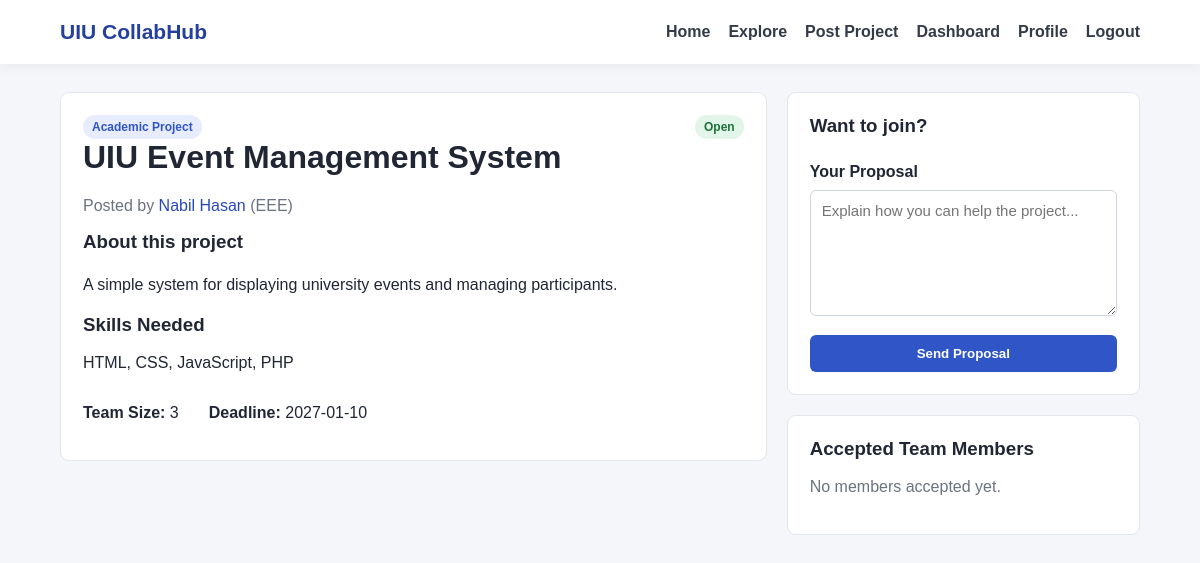
The page /project_details.php?id=3 (signed in) on the database its author committed.
### tables this page shows
CREATE TABLE IF NOT EXISTS projects (
    project_id INT PRIMARY KEY AUTO_INCREMENT,
    user_id INT NOT NULL,
    title VARCHAR(120) NOT NULL,
    project_type VARCHAR(40) NOT NULL,
    description VARCHAR(1000) NOT NULL,
    skills_needed VARCHAR(255) NOT NULL,
    team_size INT NOT NULL,
    deadline DATE,
    status VARCHAR(20) DEFAULT 'Open',
    created_at TIMESTAMP DEFAULT CURRENT_TIMESTAMP
);

CREATE TABLE IF NOT EXISTS users (
    user_id INT PRIMARY KEY AUTO_INCREMENT,
    student_id VARCHAR(20) UNIQUE NOT NULL,
    name VARCHAR(60) NOT NULL,
    email VARCHAR(80) NOT NULL,
    department VARCHAR(30) NOT NULL,
    password VARCHAR(255) NOT NULL,
    security_question VARCHAR(150) NOT NULL,
    security_answer VARCHAR(255) NOT NULL,
    skills VARCHAR(255),
    bio VARCHAR(500)
);

### project_details.php (the view, shortened to what this page needs)
<?php
include 'db.php';
$project_id = isset($_GET['id']) ? (int)$_GET['id'] : 0;
$user_id = (int)$_SESSION['user_id'];
$sql = "SELECT projects.*, users.name, users.department FROM projects
        JOIN users ON projects.user_id = users.user_id
        WHERE projects.project_id=$project_id";
$result = $conn->query($sql);
$project = $result->fetch_assoc();
$application = null;
$team_sql = "SELECT users.user_id, users.name, users.department FROM applications
             JOIN users ON applications.applicant_id = users.user_id
             WHERE applications.project_id=$project_id AND applications.status='Accepted'";
$team_result = $conn->query($team_sql);
?>
<!DOCTYPE html>
<html lang="en">
<head>
    <link rel="stylesheet" href="style.css">
</head>
<body>
<?php include 'navbar.php'; ?>
<div class="page-container">
    <div class="details-layout">
        <div class="details-main">
            <div class="form-card">
                <div class="card-top">
                    <span class="tag type-tag"><?= htmlspecialchars($project['project_type']) ?></span>
                    <span class="status <?= strtolower($project['status']) == 'open' ? 'open' : 'closed' ?>"><?= htmlspecialchars($project['status']) ?></span>
                </div>
                <h1><?= htmlspecialchars($project['title']) ?></h1>
                <p class="muted">Posted by <a href="profile.php?id=<?= $project['user_id'] ?>"><?= htmlspecialchars($project['name']) ?></a> (<?= htmlspecialchars($project['department']) ?>)</p>
                <h3>About this project</h3>
                <p class="long-text"><?= nl2br(htmlspecialchars($project['description'])) ?></p>
                <h3>Skills Needed</h3>
                <p><?= htmlspecialchars($project['skills_needed']) ?></p>
                <div class="info-row">
                    <p><strong>Team Size:</strong> <?= (int)$project['team_size'] ?></p>
                    <p><strong>Deadline:</strong> <?= htmlspecialchars($project['deadline']) ?></p>
                </div>
            </div>
        </div>
        <div class="details-side">
            <div class="form-card">
                <?php if($project['user_id'] == $user_id){ ?>
                    <h3>This is your project</h3>
                    <p>Open the applicant list to form your team.</p>
                    <a class="button-link full" href="manage_applications.php?project_id=<?= $project_id ?>">Manage Applicants</a>
                <?php } else if($project['status'] != 'Open'){ ?>
                    <h3>Applications Closed</h3>
                    <p>This project is not accepting new proposals.</p>
                <?php } else if($application){ ?>
                    <h3>Your Application</h3>
                    <p>Status: <span class="status <?= strtolower($application['status']) ?>"><?= htmlspecialchars($application['status']) ?></span></p>
                    <p><?= nl2br(htmlspecialchars($application['proposal'])) ?></p>
                <?php } else { ?>
                    <h3>Want to join?</h3>
                    <form method="post" action="apply.php">
                        <label>Your Proposal</label>
                        <textarea name="proposal" rows="6" placeholder="Explain how you can help the project..." required></textarea>
                        <button type="submit" name="applyBtn">Send Proposal</button>
                    </form>
                <?php } ?>
            </div>
            <div class="form-card">
                <h3>Accepted Team Members</h3>
                <?php if($team_result && $team_result->num_rows > 0){ ?>
                    <?php while($member = $team_result->fetch_assoc()){ ?>
                        <p><a href="profile.php?id=<?= $member['user_id'] ?>"><?= htmlspecialchars($member['name']) ?></a> - <?= htmlspecialchars($member['department']) ?></p>
                    <?php } ?>
                <?php } else { ?>
                    <p class="muted">No members accepted yet.</p>
                <?php } ?>
            </div>
        </div>
    </div>
</div>
</body>
</html>

### style.css (style rules this page uses)
* { box-sizing: border-box; }
body { margin: 0; font-family: Arial, Helvetica, sans-serif; background-color: #f4f6f9; color: #202633; }
a { color: #2948b8; text-decoration: none; }
.subtitle, .muted { color: #6b7280; }
form { display: flex; flex-direction: column; gap: 9px; }
label { font-weight: bold; margin-top: 7px; }
input, select, textarea { width: 100%; padding: 11px; border: 1px solid #cfd5df; border-radius: 6px; font-family: inherit; font-size: 15px; background-color: white; }
textarea { resize: vertical; }
button, .button-link, .small-button { border: none; background-color: #2f55c7; color: white; padding: 11px 18px; border-radius: 6px; cursor: pointer; font-weight: bold; display: inline-block; text-decoration: none; }
button { margin-top: 10px; }
.page-container { width: 90%; max-width: 1180px; margin: 28px auto; }
.card-top { display: flex; justify-content: space-between; gap: 10px; align-items: center; }
.tag, .status { display: inline-block; padding: 5px 9px; border-radius: 20px; font-size: 12px; font-weight: bold; }
.type-tag { background-color: #e7edff; color: #2f55c7; }
.status.open, .status.accepted { background-color: #e1f6e8; color: #1e713b; }
.form-card, .table-card { background-color: white; border-radius: 9px; padding: 22px; border: 1px solid #e2e6ed; }
.form-card h1, .form-card h2, .form-card h3 { margin-top: 0; }
.long-text { line-height: 1.6; }
.details-layout { display: flex; gap: 20px; align-items: flex-start; }
.details-main { flex: 2; }
.details-side { flex: 1; display: flex; flex-direction: column; gap: 20px; }
.info-row { display: flex; gap: 30px; flex-wrap: wrap; }

### rows shown on the page
projects: project_type "Academic Project", status "Open", title "UIU Event Management System", user.name "Nabil Hasan", user.department "EEE", description "A simple system for displaying university events and managing participants.", skills_needed "HTML, CSS, JavaScript, PHP", team_size "3", deadline "2027-01-10"
